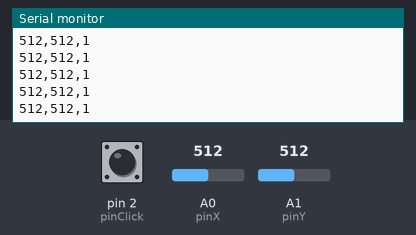
Bench run of a sketch on a simulated Arduino Uno, built with avr-gcc and run on an emulated ATmega328P. On the bench: the last lines printed to the serial monitor. Inputs (shaded band) come from the test bench; at power-on: A0 (pinX) = 512, A1 (pinY) = 512, pin 2 (pinClick) HIGH.

Above: at 1.2 s.
1.3 s: A0 (pinX) set to 716
At 1.8 s:
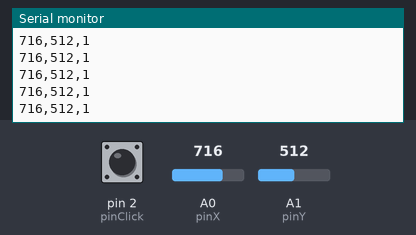
2.8 s: A0 (pinX) set to 1023
At 3.3 s:
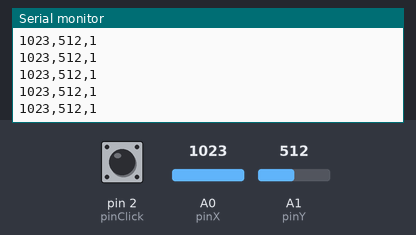
5.8 s: A1 (pinY) set to 716
At 6.4 s:
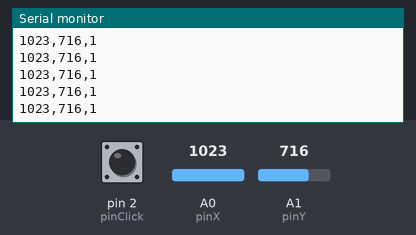
7.3 s: pin 2 (pinClick) pulled LOW for 0.15 s
8.9 s: A1 (pinY) set to 900
At 10.0 s:
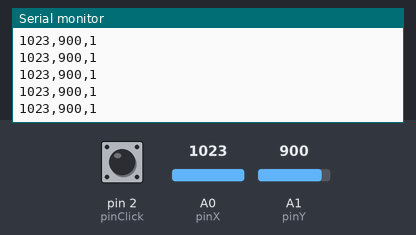
10.4 s: A1 (pinY) set to 1023
At 10.9 s:
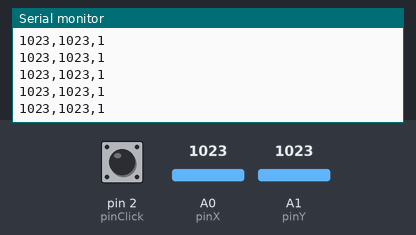
Timing chart, 0 to 13.4 s (numbered marks = the images above; inputs shaded):
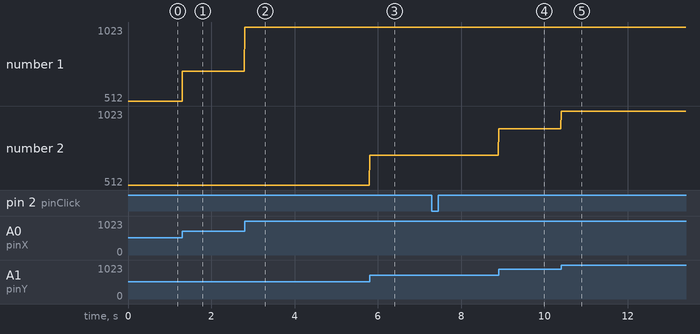

The sketch:

sketch_jan29a.ino
```cpp
const int pinX = A0;
const int pinY = A1;
const int pinClick = 2;

void setup() {
  Serial.begin(115200); // <--- ACÁ ESTÁ EL CAMBIO (Velocidad x12)
  pinMode(pinClick, INPUT_PULLUP);
}

void loop() {
  Serial.print(analogRead(pinX));
  Serial.print(",");
  Serial.print(analogRead(pinY));
  Serial.print(",");
  Serial.println(digitalRead(pinClick));

  delay(5); // <--- ESPERA MENOS (Antes era 20)
}
```

Measured:
- after the input at 1.3 s, the serial monitor: prints a new line at once (image 1)
- after the input at 2.8 s, the serial monitor: prints a new line at once (image 2)
- after the input at 5.8 s, the serial monitor: prints a new line at once (image 3)
- after the input at 8.9 s, the serial monitor: prints a new line at once (image 4)
- after the input at 10.4 s, the serial monitor: prints a new line at once (image 5)
- plotted number 1: 512 → 716 after the input at 1.3 s, 716 → 1023 after the input at 2.8 s
- plotted number 2: 512 → 716 after the input at 5.8 s, 716 → 900 after the input at 8.9 s
